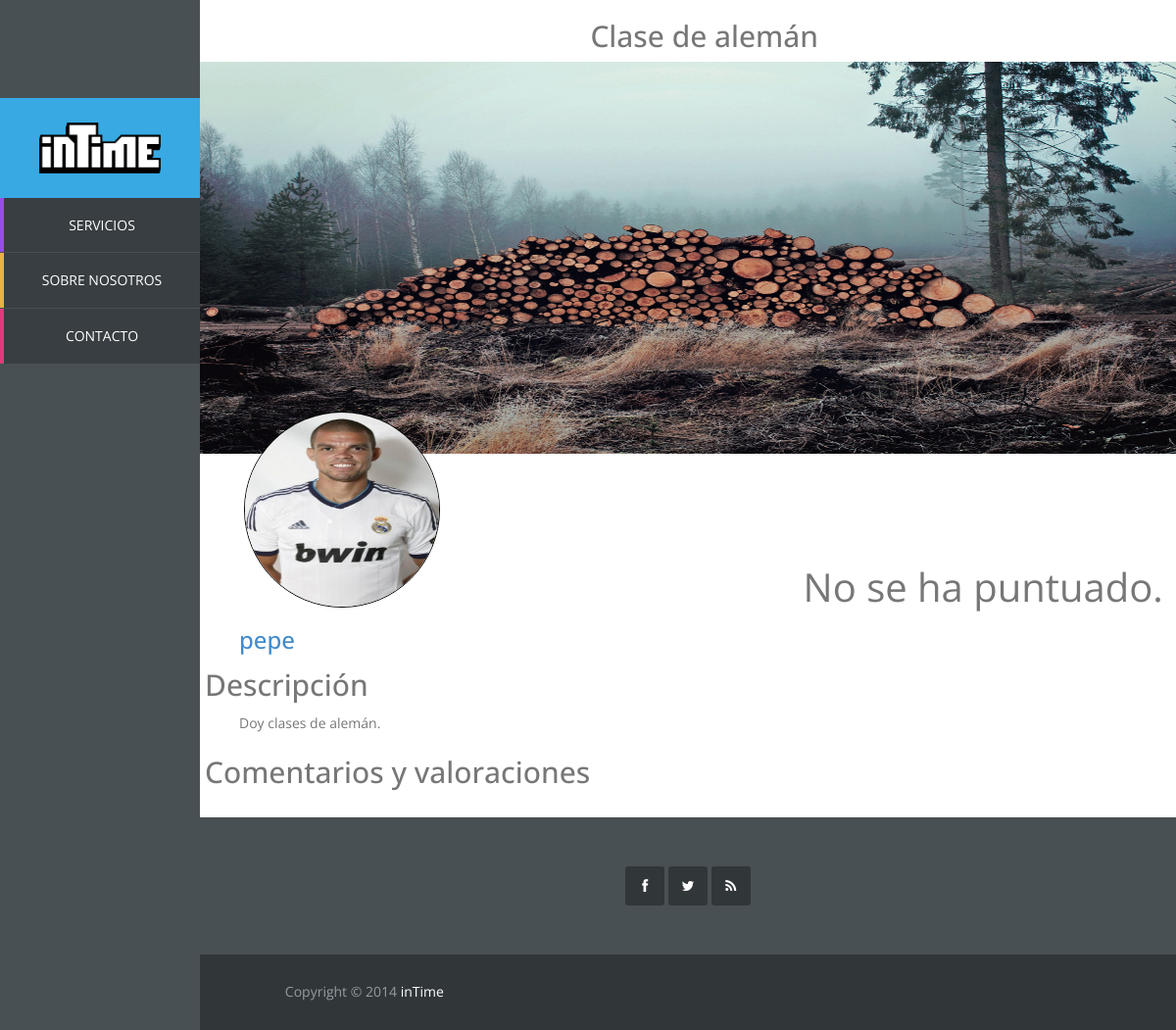
/vista/servicio.php?id_servicio=1, run on the app's committed database.
### tables this page shows
CREATE TABLE IF NOT EXISTS `servicio` (
  `id_servicio` int(11) NOT NULL AUTO_INCREMENT,
  `id_usuario` int(11) NOT NULL,
  `id_categoria` int(11) NOT NULL,
  `nombre_servicio` varchar(50) NOT NULL,
  `descripcion` varchar(1000) DEFAULT NULL,
  `horas` int(11) NOT NULL,
  `foto_servicio` blob,
  PRIMARY KEY (`id_servicio`),
  KEY `id_usuario` (`id_usuario`),
  KEY `id_categoria` (`id_categoria`)
);

CREATE TABLE IF NOT EXISTS `usuario` (
  `id_usuario` int(11) NOT NULL AUTO_INCREMENT,
  `correo` varchar(40) NOT NULL,
  `nombre` varchar(20) NOT NULL,
  `apellidos` varchar(40) NOT NULL,
  `direccion` varchar(80) NOT NULL,
  `horas_usuario` int(11) NOT NULL,
  `foto_usuario` varchar(20) DEFAULT NULL,
  `pass` char(128) NOT NULL,
  `salt` char(128) NOT NULL,
  `vio_sol_recibidas` datetime NOT NULL,
  `vio_sol_enviadas` datetime NOT NULL,
  PRIMARY KEY (`id_usuario`),
  UNIQUE KEY `correo` (`correo`)
);

### controlador/op_base_datos.php (called while the page is built, shortened)
<?php
class Mysql{
	protected $host="localhost";
	protected $user="root";
    protected $clave="";
    protected $bd="intime";
    protected $conexion;
	protected function conectar(){
        $this->conexion=mysqli_connect($this->host,$this->user,$this->clave);
        mysqli_select_db($this->conexion, $this->bd);
		$this->conexion->set_charset("utf8");
    }
	protected function escapaBd(&$args) {
		$numElems = count($args);
		for($i=0; $i < $numElems; $i++){
			$args[$i] = mysqli_real_escape_string($this->conexion, $args[$i]);
		}
	}
}

### controlador/op_base_datos_servicio.php (called while the page is built, shortened)
<?php
require_once '../controlador/op_base_datos.php';
require_once '../modelo/servicio.php';
class MysqlServicio extends Mysql {
	 public function conseguirServicio($id) {
		$pst = $this->conexion->prepare("select * from servicio where id_servicio = ?");
		$pst->bind_param("i", $id);
		$pst->execute();
		$resultado = $pst->bind_result($id_servicio, $id_usuario, $id_categoria, $nombre, $descripcion, $horas, $foto);
		$servicio = NULL;
		if($pst->fetch()){
			$servicio = new Servicio($id_servicio, $id_usuario, $id_categoria, $nombre, $descripcion, $horas, $foto);
		}
		return $servicio;
	}
	 public function notamedia($id_servicio){
		$args = array($id_servicio);
		$pst=$this->conexion->prepare("SELECT ROUND(avg(nota),1) FROM valoracion_servicio NATURAL JOIN servicio_realizado
			JOIN solicitud WHERE servicio_realizado.id_solicitud = solicitud.id_solicitud and solicitud.id_servicio = ?");
		$pst->bind_param("i",$args[0]);
		$pst->execute();
		$pst->bind_result($nota);
		return $nota;
	}
}

### modelo/servicio.php (called while the page is built, shortened)
<?php
class Servicio {
	public $id_servicio,
		   $id_usuario,
		   $id_categoria,
		   $nombre,
		   $descripcion,
		   $horas,
		   $valoracion,
		   $nota,
		   $opinion,
		   $foto;
	public function __construct($id_servicio, $id_usuario, $id_categoria, $nombre, $descripcion, $horas, $foto) {
	    $this->id_usuario = $id_usuario;
	    $this->nombre = $nombre;
	    $this->descripcion = $descripcion;
	}
	public function getIdUsuario(){
		return $this->id_usuario;
	}
	public function getNombre(){
		return $this->nombre;
	}
	public function getDescripcion() {
		return $this->descripcion;
	}
}

### controlador/op_base_datos_usuario.php (called while the page is built, shortened)
<?php
require_once '../controlador/op_base_datos.php';
class MysqlUsuario extends Mysql {
	public function conseguirUsuarioById($id){
		$pst = $this->conexion->prepare("select * from usuario where id_usuario = ?");
		$pst->bind_param("s", $id);
		$pst->execute();
		$pst->bind_result($id_usuario, $correo, $nombre, $apellidos, $direccion, $horas, $foto, $pass, $salt,
			$vio_sol_recibidas, $vio_sol_enviadas);
		$usuario = NULL;
		if($pst->fetch()){
			$usuario = new Usuario($id_usuario, $correo, $nombre, $apellidos, $direccion, $horas, $foto, $pass, $salt,
				$vio_sol_recibidas, $vio_sol_enviadas);
		}
		return $usuario;
	}
}

### modelo/usuario.php (called while the page is built, shortened)
<?php
	class Usuario {
		private $id;
		private $nombre;
		private $foto;
		public function __construct($id, $correo, $nombre, $apellidos, $direccion, $horas, $foto, $pass, $salt) {
			$this->id = $id;
			$this->nombre = $nombre;
			$this->foto = $foto;
		}
		public function getId(){
			return $this->id;
		}
		public function getNombre(){
			return $this->nombre;
		}
		public function getFoto(){
			return $this->foto;
		}
	}

### vista/servicio.php (the view, shortened to what this page needs)
<?php
	require_once '../modelo/usuario.php';
	require_once '../modelo/servicio.php';
	require_once '../controlador/op_base_datos_servicio.php';
	require_once '../controlador/op_base_datos_usuario.php';
?>
<!DOCTYPE html>
<html lang="es">
	<head>
		<link rel="stylesheet" href="css/bootstrap.min.css">
		<link rel="stylesheet" href="css/font-awesome.min.css">
		<link rel="stylesheet" href="css/templatemo_misc.css">
		<link rel="stylesheet" href="css/templatemo_style.css">
	</head>
	<?php
		if(isset($_GET['id_servicio'])){
			$id_servicio = $_GET['id_servicio'];
			$BDDServicio = new MysqlServicio();
			$BDDUsuario = new MysqlUsuario();
			$servicio = $BDDServicio->conseguirServicio($id_servicio);
			if(isset($servicio)){
				$usuario = $BDDUsuario->conseguirUsuarioById($servicio->getIdUsuario());
				$resuldescrip = $servicio->getDescripcion();
				$resulmedia = $BDDServicio->notamedia($id_servicio);
				$nombreServicio= $servicio->getNombre();
				$fotoservice= $usuario->getFoto();
			}
		}
	?>
	<body>
		<?php include "sidebar.php"
		?>
		<div id="main-content">
			<div id="templatemo">
				<div class="cuerpo">
				<?php if(isset($servicio)){ ?>
				<div class="encabezado">
					<h2><?php
							echo $nombreServicio;
						?></h2>
					 <img src="images/slide3.jpg" >
				</div>
				<div class="servicio">
					<div class="autor">
						<img src="images/usuario/<?php if (isset($fotoservice)) {echo $usuario->getFoto();} else {echo "user_defect.png" ;}?>" >
						<div class="nombretrabajo">
							<a href="perfil.php?id_usuario=<?php echo $usuario->getId() ?>">
								<h3>
									<?php
										echo $usuario->getNombre();
									?>
								</h3></a>
						</div>
						<div class="valoraciones">
							<p>
								<?php
									if ($resulmedia <= 0) {
										echo 'No se ha puntuado.';
									} else {
										echo 'Nota Media: ' . $resulmedia;
									}
								?>
							</p>
						</div>
					</div>
					<div class="descripcion">
						<h2>Descripción</h2>
							<p>
								<?php
									echo $resuldescrip;
								?>
							</p>
					</div>
				</div>
				<div class="comentarios">
					<h2>Comentarios y valoraciones</h2>
				</div>
				<?php
				}else{
					echo "<h1>Servicio inexistente</h1>";
				} ?>
				</div>
			</div>
			<?php include 'footer.php'
			?>
		</div>
	</body>
</html>

### vista/css/templatemo_style.css (style rules this page uses)
body { font: 14px/1.85em 'Open Sans', Arial, Helvetice Neue, sans-serif; color: #777777; font-weight: 300px; font-style: normal; -webkit-font-smoothing: antialiased; -webkit-text-size-adjust: 100%; }
a, a:hover, a:focus { text-decoration: none; -webkit-transition: all 150ms ease-in; -moz-transition: all 150ms ease-in; -o-transition: all 150ms ease-in; transition: all 150ms ease-in; }
h1, h2, h3, h4, h5, h6 { font-family: 'Open Sans', Arial, Helvetice Neue, sans-serif; }
*, *:before, *:after { -moz-box-sizing: border-box; -webkit-box-sizing: border-box; box-sizing: border-box; }
#main-content, .full-width-slider { width: 83%; }
#main-content { float: left; width: 83%; height: 100%; margin-left: 17%; overflow: hidden; }
.encabezado { height: 400px; }
.encabezado h2 { padding-left:40%; }
.encabezado img { height:400px;width: 100%; }
.autor { padding-left: 45px; }
.autor img { border: 1px solid black; border-radius: 400px;height: 200px;width: 200px; }
.nombretrabajo { margin-left:-30px }
.descripcion p { padding-left:40px; }
.descripcion h2 { padding-top:5%; padding-left: 5px; }
.valoraciones { margin-top:-90px;padding-left:60%;font-size:40px; }
.comentarios h2 { padding-left:5px; }
.cuerpo { min-height: 400px; }
.perfil h1,h3 { padding-left:25px; }

### data on the page
servicio: nombre_servicio "Clase de alemán", descripcion "Doy clases de alemán."
usuario: foto_usuario (picture), nombre "pepe"
